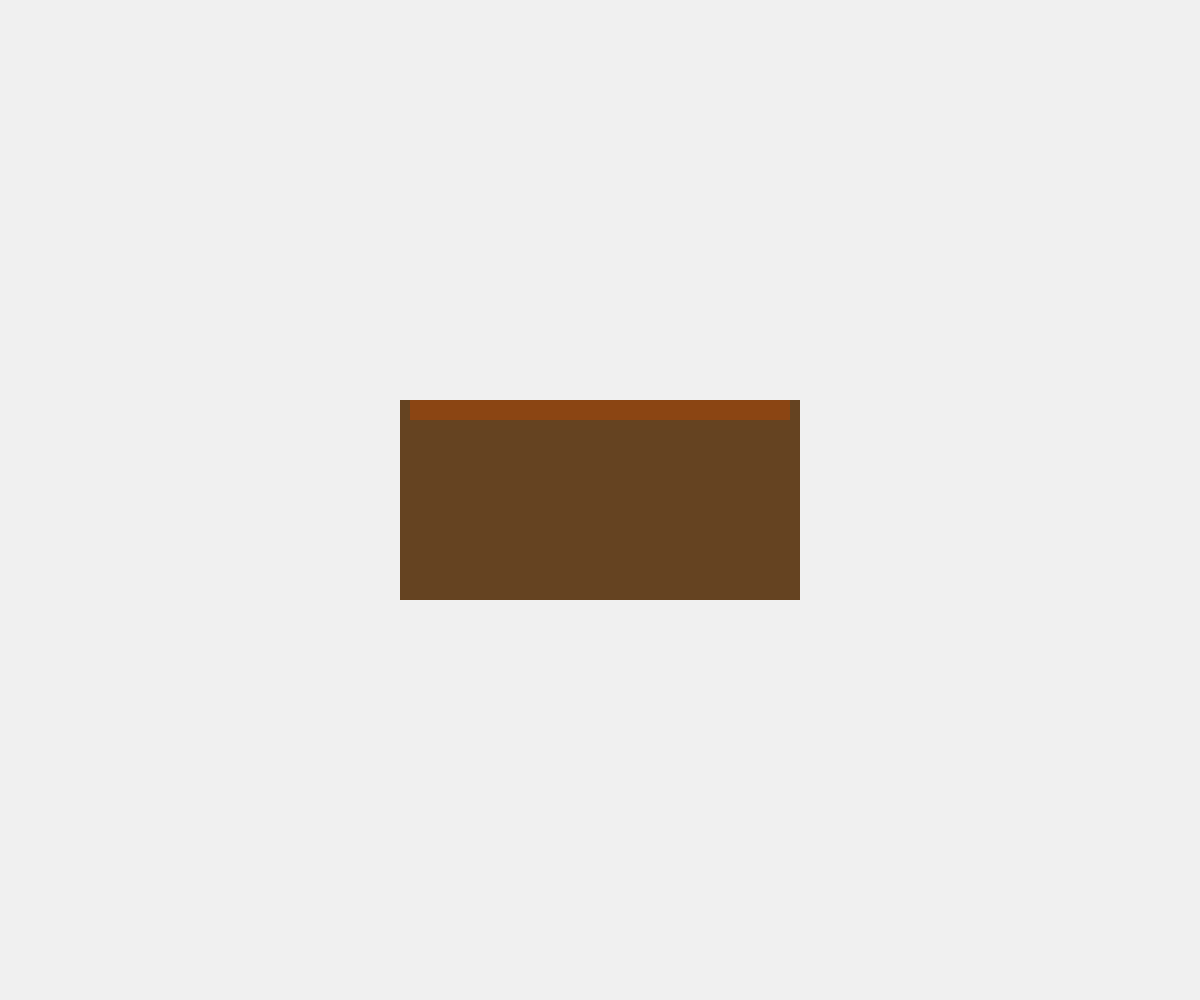
Frame 1 (no input)
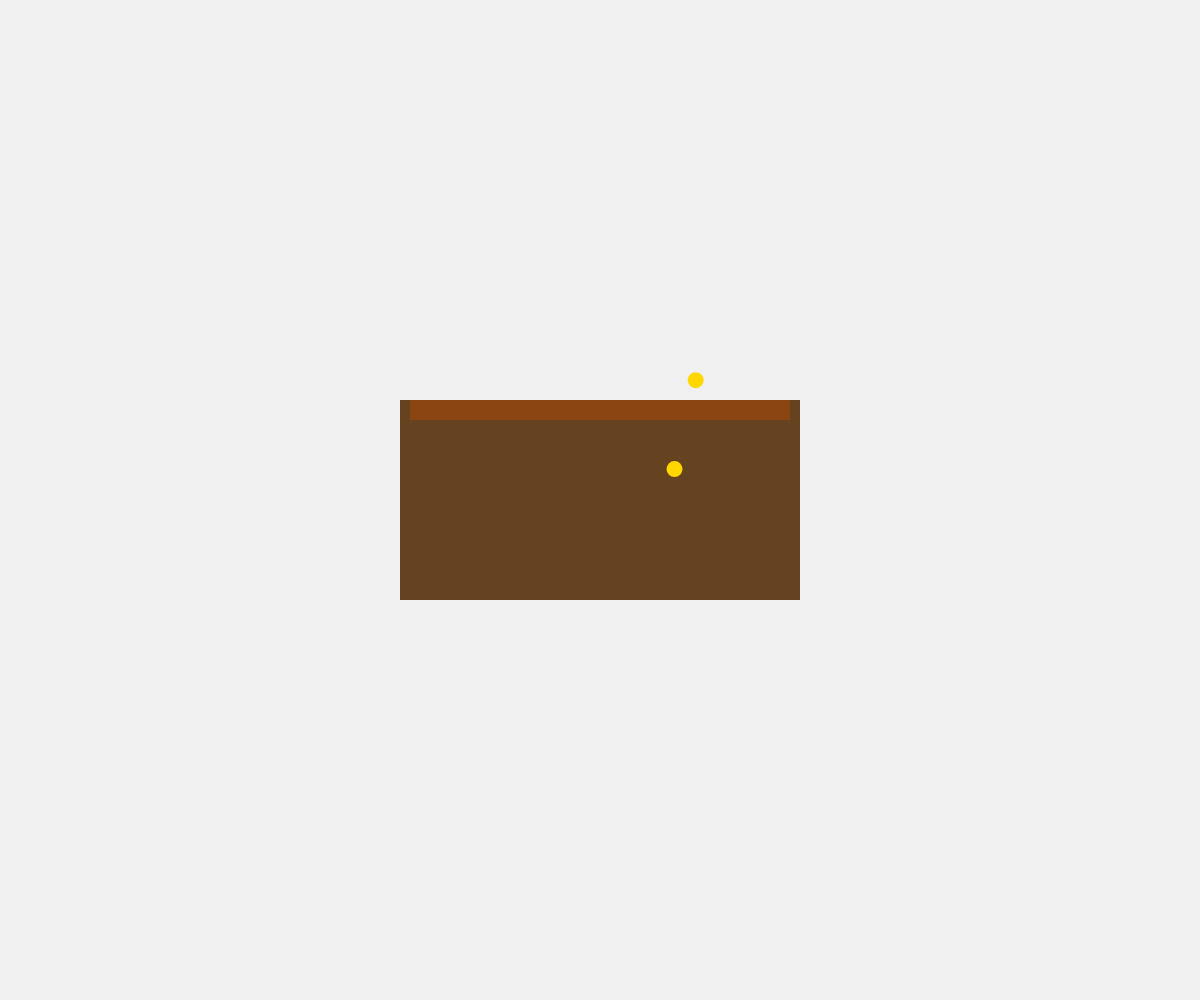
Frame 60 (no input)
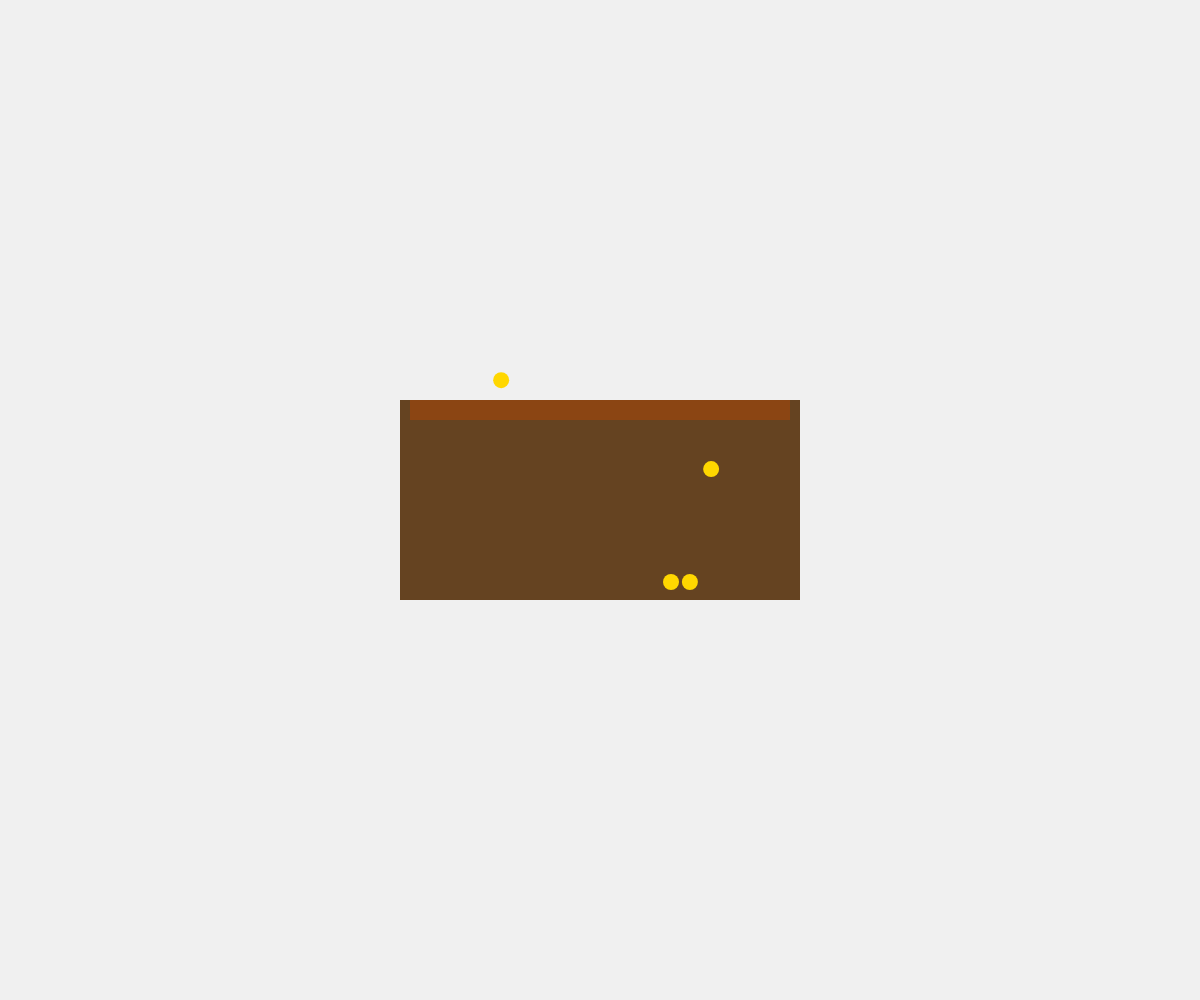
Frame 120 (the mouse pressed at the canvas centre since frame 60)

The p5.js sketch that drew these frames (run headless with seeded random() and noise() and a simulated clock; from frame 60 on, the mouse is pressed at the canvas centre):

// p5.js sketch
// ── sketch.js
let coins = [];
let caseWidth = 400;
let caseHeight = 200;
let caseDepth = 100;
let coinRadius = 8;
let gravity = 0.2;
let friction = 0.99;
let coinSpeed = 1;

function setup() {
  createCanvas(windowWidth, windowHeight);
  // Center the case horizontally and vertically
  textAlign(CENTER, CENTER);
}

function draw() {
  background(240);
  
  // Draw wooden case
  fill(139, 69, 19); // Brown color for wood
  noStroke();
  rectMode(CENTER);
  rect(width/2, height/2, caseWidth, caseHeight, 10); // Top of case
  
  // Draw back of case (depth)
  fill(101, 67, 33); // Darker brown for depth
  beginShape();
  vertex(width/2 - caseWidth/2, height/2 - caseHeight/2);
  vertex(width/2 + caseWidth/2, height/2 - caseHeight/2);
  vertex(width/2 + caseWidth/2, height/2 + caseHeight/2);
  vertex(width/2 - caseWidth/2, height/2 + caseHeight/2);
  endShape(CLOSE);
  
  // Draw open top
  fill(139, 69, 19);
  rect(width/2, height/2 - caseHeight/2 + 10, caseWidth - 20, 20); // Top edge
  
  // Add coins
  if (frameCount % 30 === 0) {
    coins.push({
      x: random(width/2 - caseWidth/2 + coinRadius, width/2 + caseWidth/2 - coinRadius),
      y: height/2 - caseHeight/2 - 20,
      radius: coinRadius,
      vx: random(-0.5, 0.5),
      vy: 0,
      color: color(255, 215, 0), // Gold color
      accumulated: false
    });
  }
  
  // Update and draw coins
  for (let i = coins.length - 1; i >= 0; i--) {
    let coin = coins[i];
    
    // Apply gravity
    coin.vy += gravity;
    
    // Apply friction
    coin.vx *= friction;
    coin.vy *= friction;
    
    // Update position
    coin.x += coin.vx;
    coin.y += coin.vy;
    
    // Boundary collision
    if (coin.x - coin.radius < width/2 - caseWidth/2) {
      coin.x = width/2 - caseWidth/2 + coin.radius;
      coin.vx *= -0.5; // Bounce
    } else if (coin.x + coin.radius > width/2 + caseWidth/2) {
      coin.x = width/2 + caseWidth/2 - coin.radius;
      coin.vx *= -0.5;
    }
    
    // Check if coin hits bottom of case or accumulates
    if (coin.y + coin.radius > height/2 + caseHeight/2 - 10) {
      coin.y = height/2 + caseHeight/2 - 10 - coin.radius;
      coin.vy = 0;
      
      // Accumulate coins at the bottom
      if (!coin.accumulated) {
        coin.accumulated = true;
        coin.vy = 0;
        coin.vx = 0;
      }
    }
    
    // Draw coin
    fill(coin.color);
    noStroke();
    ellipse(coin.x, coin.y, coin.radius * 2);
    
    // Remove coins that are no longer visible or have settled
    if (coin.y > height + 50) {
      coins.splice(i, 1);
    }
  }
}

function windowResized() {
  resizeCanvas(windowWidth, windowHeight);
}
